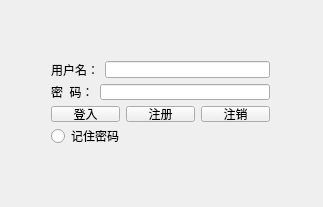
<?xml version="1.0" encoding="UTF-8"?>
<ui version="4.0">
 <class>TcpClient</class>
 <widget class="QWidget" name="TcpClient">
  <property name="geometry">
   <rect>
    <x>0</x>
    <y>0</y>
    <width>323</width>
    <height>207</height>
   </rect>
  </property>
  <property name="windowTitle">
   <string>柯瑞网盘</string>
  </property>
  <property name="windowIcon">
   <iconset>
    <normaloff>favicon.ico</normaloff>favicon.ico</iconset>
  </property>
  <widget class="QWidget" name="">
   <property name="geometry">
    <rect>
     <x>40</x>
     <y>50</y>
     <width>241</width>
     <height>105</height>
    </rect>
   </property>
   <layout class="QVBoxLayout" name="verticalLayout">
    <item>
     <layout class="QHBoxLayout" name="horizontalLayout">
      <item>
       <widget class="QLabel" name="label_username">
        <property name="text">
         <string>用户名：</string>
        </property>
       </widget>
      </item>
      <item>
       <widget class="QLineEdit" name="lineEdit_name"/>
      </item>
     </layout>
    </item>
    <item>
     <layout class="QHBoxLayout" name="horizontalLayout_2">
      <item>
       <widget class="QLabel" name="label_pwd">
        <property name="text">
         <string>密  码：</string>
        </property>
       </widget>
      </item>
      <item>
       <widget class="QLineEdit" name="lineEdit_pwd">
        <property name="echoMode">
         <enum>QLineEdit::Password</enum>
        </property>
        <property name="placeholderText">
         <string/>
        </property>
       </widget>
      </item>
     </layout>
    </item>
    <item>
     <layout class="QHBoxLayout" name="horizontalLayout_3">
      <item>
       <widget class="QPushButton" name="login_btn">
        <property name="text">
         <string>登入</string>
        </property>
       </widget>
      </item>
      <item>
       <widget class="QPushButton" name="regist_btn">
        <property name="text">
         <string>注册</string>
        </property>
       </widget>
      </item>
      <item>
       <widget class="QPushButton" name="cancel_btn">
        <property name="text">
         <string>注销</string>
        </property>
       </widget>
      </item>
     </layout>
    </item>
    <item>
     <widget class="QRadioButton" name="lock_user">
      <property name="text">
       <string>记住密码</string>
      </property>
     </widget>
    </item>
   </layout>
  </widget>
 </widget>
 <layoutdefault spacing="6" margin="11"/>
 <resources/>
 <connections/>
</ui>
